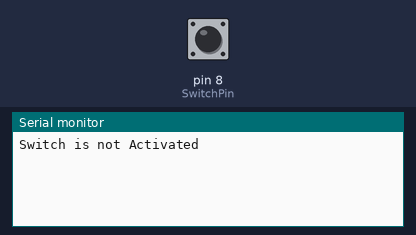
Recording of a sketch running on a simulated Arduino Nano, built with avr-gcc and run on an emulated ATmega328P. Parts: the last lines printed to the serial monitor. Inputs (shaded band) come from the test bench; at power-on: pin 8 (SwitchPin) HIGH. No radio packets arrive unless stated.

Above: at 1.2 s.
1.3 s: pin 8 (SwitchPin) pulled LOW for 0.15 s
At 1.43 s:
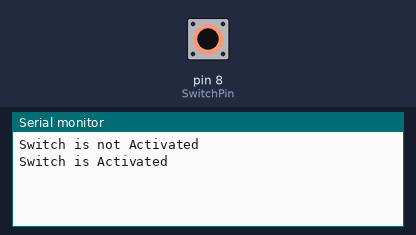
At 2.4 s:
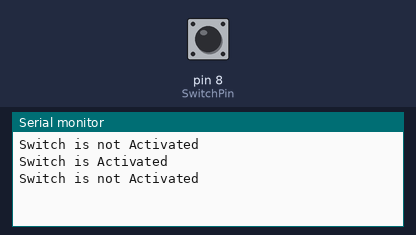

Measured:
- after the input at 1.3 s, the serial monitor: prints a new line at once (image 1)

The sketch:

Transmitter.ino
```cpp
#include "nRF24L01.h" //NRF24L01 library created by TMRh20 https://github.com/TMRh20/RF24
#include "RF24.h"
#include "SPI.h"

#define SwitchPin 8 // Arcade switch is connected to Pin 8 on NANO
int SentMessage[1] = {000}; // Used to store value before being sent through the NRF24L01

RF24 radio(9,10); // NRF24L01 used SPI pins + Pin 9 and 10 on the NANO

const uint64_t pipe = 0xE6E6E6E6E6E6; // Needs to be the same for communicating between 2 NRF24L01

void setup(void){

	pinMode(SwitchPin, INPUT_PULLUP); // Define the arcade switch NANO pin as an Input using Internal Pullups
	digitalWrite(SwitchPin,HIGH); // Set Pin to HIGH at beginning

	radio.begin(); // Start the NRF24L01
	radio.openWritingPipe(pipe); // Get NRF24L01 ready to transmit
	Serial.begin(9600);
}
int a = 0;

void loop(void){

	if (digitalRead(SwitchPin) == LOW){ // If Switch is Activated
		SentMessage[0] = 111;
		radio.write(SentMessage, 1); // Send value through NRF24L01
		if(a == 1) {
			Serial.println("Switch is Activated");
			a = 0;
		}
	}
	else {
		SentMessage[0] = 000;
		radio.write(SentMessage, 1);
		if(a == 0) {
			Serial.println("Switch is not Activated");
			a = 1;
		}
	}
}
```
